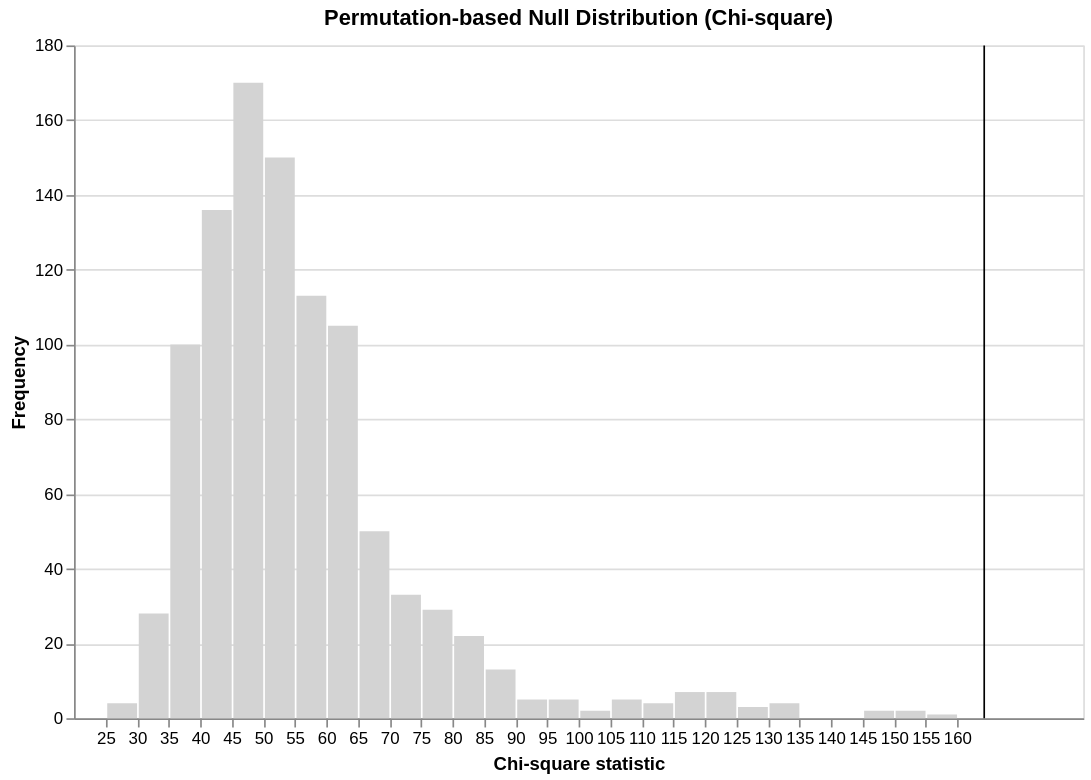

This figure's notebook cell:
### Code cell
import pandas as pd
import numpy as np
from scipy.stats import chi2_contingency
import altair as alt

# Drop missing values in the columns of interest
df = indigenousbiz_data.dropna(subset=['type', 'region'])

# Function to calculate Chi-square statistic
def chi2_statistic(data):
    table = pd.crosstab(data['type'], data['region'])
    chi2, _, _, _ = chi2_contingency(table)
    return chi2

# 1. Observed statistic
observed_stat = chi2_statistic(df)

# 2. Generate null distribution via permutation
n_reps = 1000
null_distribution = []

for _ in range(n_reps):
    shuffled = df.copy()
    shuffled['region'] = np.random.permutation(shuffled['region'])
    null_distribution.append(chi2_statistic(shuffled))

null_distribution = np.array(null_distribution)

# 3. Calculate simulation-based p-value
p_value = np.mean(null_distribution >= observed_stat)

print(f"Simulation-based p-value: {p_value:.4e}")

# 4. Plot permutation distribution with shading
null_df = pd.DataFrame({'chi2_stat': null_distribution})

# Base histogram
hist = alt.Chart(null_df).mark_bar(color='lightgray').encode(
    alt.X('chi2_stat:Q', bin=alt.Bin(maxbins=50), title='Chi-square statistic'),
    alt.Y('count()', title='Frequency')
)

# Shaded area for p-value
shade_df = null_df[null_df['chi2_stat'] >= observed_stat]
shade = alt.Chart(shade_df).mark_bar(color='red').encode(
    alt.X('chi2_stat:Q', bin=alt.Bin(maxbins=50)),
    alt.Y('count()')
)

# Vertical line for observed statistic
line = alt.Chart(pd.DataFrame({'obs': [observed_stat]})).mark_rule(color='black').encode(
    x='obs:Q'
)

# Combine charts
chart = hist + shade + line
chart.properties(
    width=600,
    height=400,
    title='Permutation-based Null Distribution (Chi-square)'
)

### Figure 1 — Vega-Lite specification as saved in the notebook (floating-point values rounded to 4 significant figures; data arrays with more than 128 entries replaced by an {"elided": "..."} marker saying what was removed)
{"config": {"view": {"continuousWidth": 300, "continuousHeight": 300}}, "layer": [{"data": {"name": "data-3af1a6ddf2a5f6e70277e52b71805521"}, "mark": {"type": "bar", "color": "lightgray"}, "encoding": {"x": {"bin": {"maxbins": 50}, "field": "chi2_stat", "title": "Chi-square statistic", "type": "quantitative"}, "y": {"aggregate": "count", "title": "Frequency", "type": "quantitative"}}}, {"data": {"name": "data-4f53cda18c2baa0c0354bb5f9a3ecbe5"}, "mark": {"type": "bar", "color": "red"}, "encoding": {"x": {"bin": {"maxbins": 50}, "field": "chi2_stat", "type": "quantitative"}, "y": {"aggregate": "count", "type": "quantitative"}}}, {"data": {"name": "data-370ed99a8c35ea2bbff839c0e009a414"}, "mark": {"type": "rule", "color": "black"}, "encoding": {"x": {"field": "obs", "type": "quantitative"}}}], "height": 400, "title": "Permutation-based Null Distribution (Chi-square)", "width": 600, "$schema": "https://vega.github.io/schema/vega-lite/v5.20.1.json", "datasets": {"data-3af1a6ddf2a5f6e70277e52b71805521": {"elided": "1000 records"}, "data-4f53cda18c2baa0c0354bb5f9a3ecbe5": [], "data-370ed99a8c35ea2bbff839c0e009a414": [{"obs": 164.3}]}}
